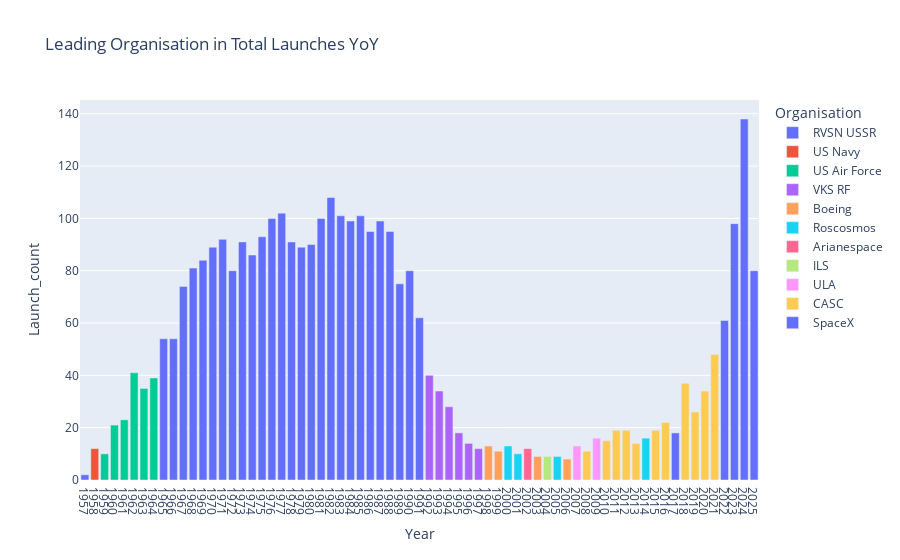

Notebook code for this chart:
### Code cell
fig = px.bar(leading_organisatons_launch_yoy, x="Year", y="Launch_count", color='Organisation', title='Leading Organisation in Total Launches YoY')
fig.update_xaxes(dtick=1)
fig.show()

### Figure 1 — Plotly figure (JSON) as saved in the notebook; plotly's stock layout.template omitted (floating-point values rounded to 4 significant figures)
{"data": [{"hovertemplate": "Organisation=RVSN USSR<br>Year=%{x}<br>Launch_count=%{y}<extra></extra>", "legendgroup": "RVSN USSR", "marker": {"color": "#636efa", "pattern": {"shape": ""}}, "name": "RVSN USSR", "orientation": "v", "showlegend": true, "textposition": "auto", "type": "bar", "x": [1957, 1965, 1966, 1967, 1968, 1969, 1970, 1971, 1972, 1973, 1974, 1975, 1976, 1977, 1978, 1979, 1980, 1981, 1982, 1983, 1984, 1985, 1986, 1987, 1988, 1989, 1990, 1991], "xaxis": "x", "y": [2, 54, 54, 74, 81, 84, 89, 92, 80, 91, 86, 93, 100, 102, 91, 89, 90, 100, 108, 101, 99, 101, 95, 99, 95, 75, 80, 62], "yaxis": "y"}, {"hovertemplate": "Organisation=US Navy<br>Year=%{x}<br>Launch_count=%{y}<extra></extra>", "legendgroup": "US Navy", "marker": {"color": "#EF553B", "pattern": {"shape": ""}}, "name": "US Navy", "orientation": "v", "showlegend": true, "textposition": "auto", "type": "bar", "x": [1958], "xaxis": "x", "y": [12], "yaxis": "y"}, {"hovertemplate": "Organisation=US Air Force<br>Year=%{x}<br>Launch_count=%{y}<extra></extra>", "legendgroup": "US Air Force", "marker": {"color": "#00cc96", "pattern": {"shape": ""}}, "name": "US Air Force", "orientation": "v", "showlegend": true, "textposition": "auto", "type": "bar", "x": [1959, 1960, 1961, 1962, 1963, 1964], "xaxis": "x", "y": [10, 21, 23, 41, 35, 39], "yaxis": "y"}, {"hovertemplate": "Organisation=VKS RF<br>Year=%{x}<br>Launch_count=%{y}<extra></extra>", "legendgroup": "VKS RF", "marker": {"color": "#ab63fa", "pattern": {"shape": ""}}, "name": "VKS RF", "orientation": "v", "showlegend": true, "textposition": "auto", "type": "bar", "x": [1992, 1993, 1994, 1995, 1996, 1997], "xaxis": "x", "y": [40, 34, 28, 18, 14, 12], "yaxis": "y"}, {"hovertemplate": "Organisation=Boeing<br>Year=%{x}<br>Launch_count=%{y}<extra></extra>", "legendgroup": "Boeing", "marker": {"color": "#FFA15A", "pattern": {"shape": ""}}, "name": "Boeing", "orientation": "v", "showlegend": true, "textposition": "auto", "type": "bar", "x": [1998, 1999, 2003, 2006], "xaxis": "x", "y": [13, 11, 9, 8], "yaxis": "y"}, {"hovertemplate": "Organisation=Roscosmos<br>Year=%{x}<br>Launch_count=%{y}<extra></extra>", "legendgroup": "Roscosmos", "marker": {"color": "#19d3f3", "pattern": {"shape": ""}}, "name": "Roscosmos", "orientation": "v", "showlegend": true, "textposition": "auto", "type": "bar", "x": [2000, 2001, 2005, 2014], "xaxis": "x", "y": [13, 10, 9, 16], "yaxis": "y"}, {"hovertemplate": "Organisation=Arianespace<br>Year=%{x}<br>Launch_count=%{y}<extra></extra>", "legendgroup": "Arianespace", "marker": {"color": "#FF6692", "pattern": {"shape": ""}}, "name": "Arianespace", "orientation": "v", "showlegend": true, "textposition": "auto", "type": "bar", "x": [2002], "xaxis": "x", "y": [12], "yaxis": "y"}, {"hovertemplate": "Organisation=ILS<br>Year=%{x}<br>Launch_count=%{y}<extra></extra>", "legendgroup": "ILS", "marker": {"color": "#B6E880", "pattern": {"shape": ""}}, "name": "ILS", "orientation": "v", "showlegend": true, "textposition": "auto", "type": "bar", "x": [2004], "xaxis": "x", "y": [9], "yaxis": "y"}, {"hovertemplate": "Organisation=ULA<br>Year=%{x}<br>Launch_count=%{y}<extra></extra>", "legendgroup": "ULA", "marker": {"color": "#FF97FF", "pattern": {"shape": ""}}, "name": "ULA", "orientation": "v", "showlegend": true, "textposition": "auto", "type": "bar", "x": [2007, 2009], "xaxis": "x", "y": [13, 16], "yaxis": "y"}, {"hovertemplate": "Organisation=CASC<br>Year=%{x}<br>Launch_count=%{y}<extra></extra>", "legendgroup": "CASC", "marker": {"color": "#FECB52", "pattern": {"shape": ""}}, "name": "CASC", "orientation": "v", "showlegend": true, "textposition": "auto", "type": "bar", "x": [2008, 2010, 2011, 2012, 2013, 2015, 2016, 2018, 2019, 2020, 2021], "xaxis": "x", "y": [11, 15, 19, 19, 14, 19, 22, 37, 26, 34, 48], "yaxis": "y"}, {"hovertemplate": "Organisation=SpaceX<br>Year=%{x}<br>Launch_count=%{y}<extra></extra>", "legendgroup": "SpaceX", "marker": {"color": "#636efa", "pattern": {"shape": ""}}, "name": "SpaceX", "orientation": "v", "showlegend": true, "textposition": "auto", "type": "bar", "x": [2017, 2022, 2023, 2024, 2025], "xaxis": "x", "y": [18, 61, 98, 138, 80], "yaxis": "y"}], "layout": {"autosize": true, "barmode": "relative", "legend": {"title": {"text": "Organisation"}, "tracegroupgap": 0}, "title": {"text": "Leading Organisation in Total Launches YoY"}, "xaxis": {"anchor": "y", "autorange": true, "domain": [0, 1], "dtick": 1, "range": [1956.0, 2026.0], "title": {"text": "Year"}, "type": "linear"}, "yaxis": {"anchor": "x", "autorange": true, "domain": [0, 1], "range": [0, 145.3], "title": {"text": "Launch_count"}, "type": "linear"}}}
